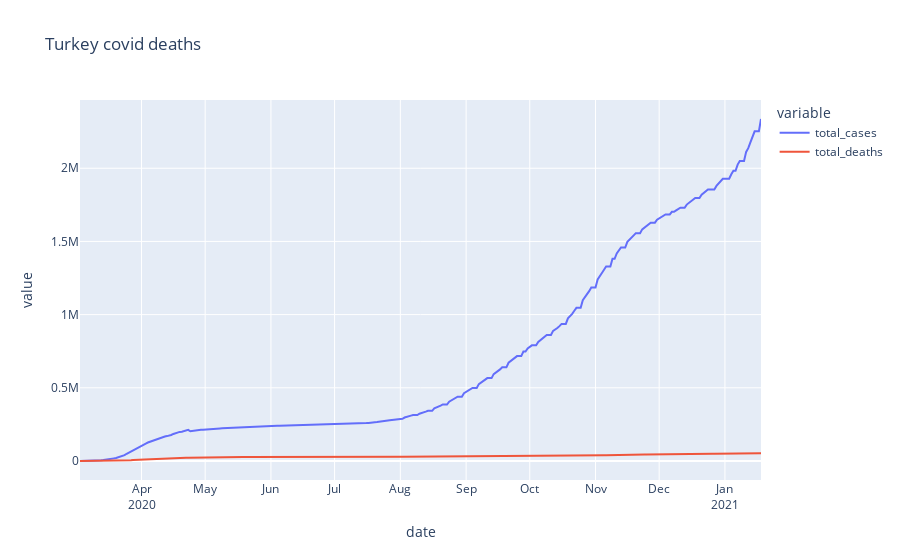

Write notebook code for a chart like this one.
### Code cell
fig=px.line(esp_graph, x= esp_graph['date'], y=esp_graph.columns, title= 'Turkey covid deaths')
fig.update_xaxes(
    dtick="M1",
    tickformat="%b\n%Y")
fig.show()

### Figure 1 — Plotly figure (JSON) as saved in the notebook; plotly's stock layout.template omitted (floating-point values rounded to 4 significant figures; data arrays with more than 128 entries replaced by an {"elided": "..."} marker saying what was removed)
{"data": [{"hovertemplate": "variable=total_cases<br>date=%{x}<br>value=%{y}<extra></extra>", "legendgroup": "total_cases", "line": {"color": "#636efa", "dash": "solid"}, "mode": "lines", "name": "total_cases", "orientation": "v", "showlegend": true, "type": "scatter", "x": {"elided": "322 str values"}, "xaxis": "x", "y": {"elided": "322 int values"}, "yaxis": "y"}, {"hovertemplate": "variable=total_deaths<br>date=%{x}<br>value=%{y}<extra></extra>", "legendgroup": "total_deaths", "line": {"color": "#EF553B", "dash": "solid"}, "mode": "lines", "name": "total_deaths", "orientation": "v", "showlegend": true, "type": "scatter", "x": {"elided": "322 str values"}, "xaxis": "x", "y": {"elided": "322 int values"}, "yaxis": "y"}], "layout": {"legend": {"title": {"text": "variable"}, "tracegroupgap": 0}, "title": {"text": "Turkey covid deaths"}, "xaxis": {"anchor": "y", "domain": [0, 1], "dtick": "M1", "tickformat": "%b\n%Y", "title": {"text": "date"}}, "yaxis": {"anchor": "x", "domain": [0, 1], "title": {"text": "value"}}}}
